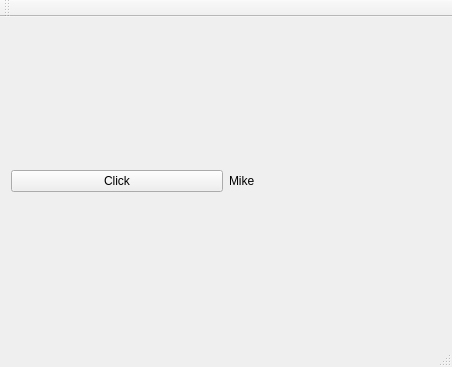
<?xml version="1.0" encoding="UTF-8"?>
<ui version="4.0">
 <class>MainWindow</class>
 <widget class="QMainWindow" name="MainWindow">
  <property name="geometry">
   <rect>
    <x>0</x>
    <y>0</y>
    <width>452</width>
    <height>367</height>
   </rect>
  </property>
  <property name="windowTitle">
   <string>MainWindow</string>
  </property>
  <widget class="QWidget" name="centralWidget">
   <layout class="QHBoxLayout" name="horizontalLayout">
    <item>
     <widget class="QPushButton" name="pushButton">
      <property name="text">
       <string>Click</string>
      </property>
     </widget>
    </item>
    <item>
     <widget class="QLabel" name="label">
      <property name="text">
       <string>Mike </string>
      </property>
     </widget>
    </item>
   </layout>
  </widget>
  <widget class="QMenuBar" name="menuBar">
   <property name="geometry">
    <rect>
     <x>0</x>
     <y>0</y>
     <width>452</width>
     <height>25</height>
    </rect>
   </property>
  </widget>
  <widget class="QToolBar" name="mainToolBar">
   <attribute name="toolBarArea">
    <enum>TopToolBarArea</enum>
   </attribute>
   <attribute name="toolBarBreak">
    <bool>false</bool>
   </attribute>
  </widget>
  <widget class="QStatusBar" name="statusBar"/>
 </widget>
 <layoutdefault spacing="6" margin="11"/>
 <resources/>
 <connections/>
</ui>
